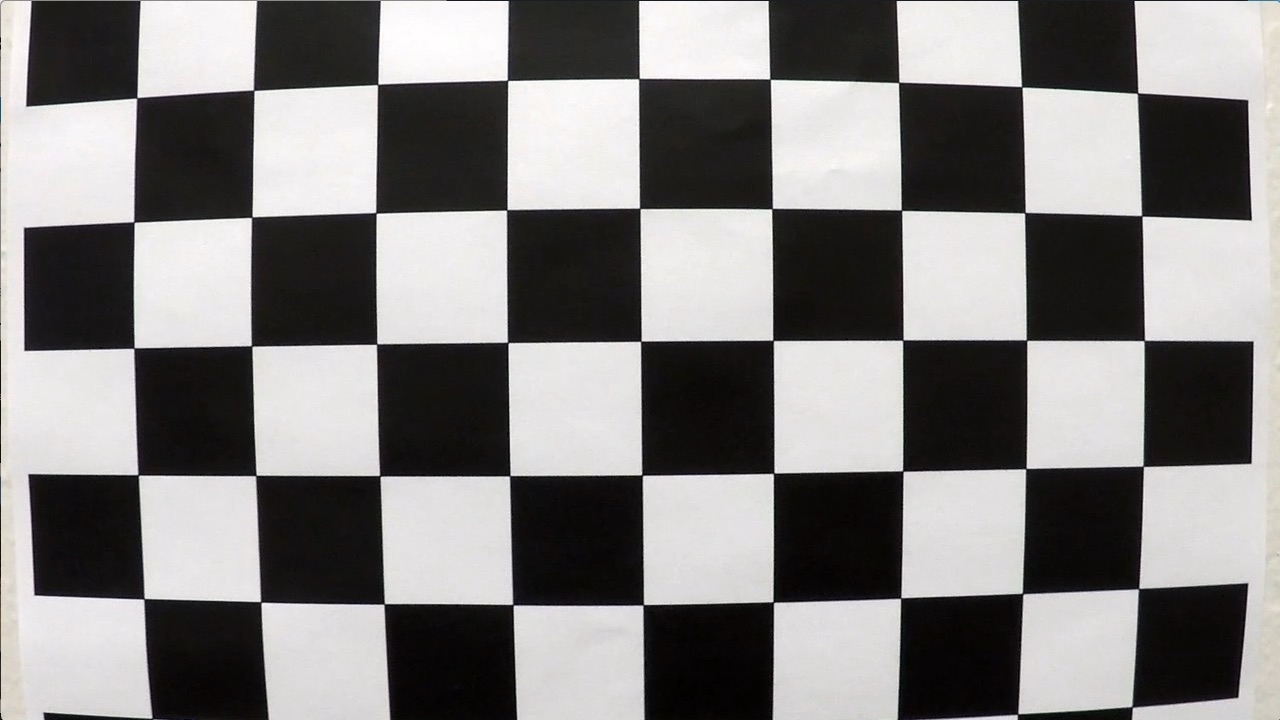
#> input picture camera_cal/calibration1.jpg, 1280 x 720 px; its folder holds 5 pictures in this run; the run also reads 1 picture not shown here
$ jupyter execute --allow-errors P4.ipynb   (shell and % lines are left out)   (Python 2 division)   (older library calls are emulated)
#> lines starting #> are read from the running program, lines starting #| are printed output that depends on the picture; after the words box and inside, x2 and y2 are one past the last pixel; in counts of white or black regions, pixels touching at a corner belong together
## Advanced Lane Finding Project

The goals / steps of this project are the following:

* Compute the camera calibration matrix and distortion coefficients given a set of chessboard images.
* Apply a distortion correction to raw images.
* Use color transforms, gradients, etc., to create a thresholded binary image.
* Apply a perspective transform to rectify binary image ("birds-eye view").
* Detect lane pixels and fit to find the lane boundary.
* Determine the curvature of the lane and vehicle position with respect to center.
* Warp the detected lane boundaries back onto the original image.
* Output visual display of the lane boundaries and numerical estimation of lane curvature and vehicle position.

[cell 1]
import numpy as np
import cv2
import glob
import matplotlib.pyplot as plt
import pickle
import matplotlib.image as mpimg
from moviepy.editor import VideoFileClip

## Calibration

Do camera calibration given object points and image points. Calculate warp and unwarp matrix.

[cell 2]
# prepare object points
nx = 9  # the number of inside corners in x
ny = 6  # the number of inside corners in y

obj_p = np.zeros((nx*ny, 3), np.float32)
obj_p[:,:2] = np.mgrid[0:nx, 0:ny].T.reshape(-1,2)

# Arrays to store object points and image points from all the images.
obj_points = [] # 3d points in real world space
img_points = [] # 2d points in image plane.

# Make a list of calibration images
images = glob.glob('./camera_cal/calibration*.jpg')

# Step through the list and search for chessboard corners
for idx, fname in enumerate(images):
    img = cv2.imread(fname)
#> img is the input picture: shape (720, 1280, 3); mean B, G, R 127.8, 128.4, 130.1
    gray = cv2.cvtColor(img, cv2.COLOR_BGR2GRAY)
    ret, corners = cv2.findChessboardCorners(gray, (nx, ny), None) #Find the chessboard corners
#> ret = False; corners = None
    # If corners are found, add object points and image points
    if ret == True:
        obj_points.append(obj_p)
        img_points.append(corners)

# Do camera calibration given object points and image points
img = cv2.imread('./camera_cal/calibration1.jpg')
img_size = (img.shape[1], img.shape[0])
ret, mtx, dist, rvecs, tvecs = cv2.calibrateCamera(obj_points, img_points, img_size, None, None)

# Draw and dissplay the corners
for idx, fname in enumerate(images):
    img = cv2.imread(fname)
    gray = cv2.cvtColor(img, cv2.COLOR_BGR2GRAY)
    ret, corners = cv2.findChessboardCorners(gray, (nx, ny), None) #Find the chessboard corners
#> ret = False; corners = None
    if ret == True:
        cv2.drawChessboardCorners(img, (nx, ny), corners, ret) # Draw and display corners
        cv2.imshow('img',img)
        cv2.waitKey(100)
cv2.destroyAllWindows()

#### Undistort Image

[cell 3]
# Visualize original and undistorted image of one frame.
img = cv2.imread('./camera_cal/calibration1.jpg')
undistorted_img = cv2.undistort(img, mtx, dist, None, mtx)
f, (ax1, ax2) = plt.subplots(1, 2, figsize = (25, 10))
f.tight_layout()
ax1.imshow(img)
ax1.set_title('Original Image', fontsize = 30)
ax2.imshow(undistorted_img)
ax2.set_title('Undistorted Image', fontsize = 30)

#### Perspective Transform

[cell 4]
def warp_image(img, M):
    img_size = (img.shape[1], img.shape[0])
    warped_img = cv2.warpPerspective(img, M, img_size, flags=cv2.INTER_LINEAR)
    return warped_img

[cell 5]
# Calculate warp and unwarp matrix
src = np.float32([[570, 470], [220, 720], [1110, 720], [720, 470]])
dst = np.float32([[320, 0], [320, 720], [920, 720], [920, 0]])
M = cv2.getPerspectiveTransform(src, dst)
M_inv = cv2.getPerspectiveTransform(dst, src)
# Save the camera calibration result
calibration_pickle = {}
calibration_pickle["mtx"] = mtx
calibration_pickle["dist"] = dist
calibration_pickle['M'] = M
calibration_pickle['M_inv'] = M_inv
pickle.dump(calibration_pickle, open("calibration_result.p", "wb"))

[cell 6]
# Visualize original and warped image of one example
img = mpimg.imread('./test_images/straight_lines1.jpg')
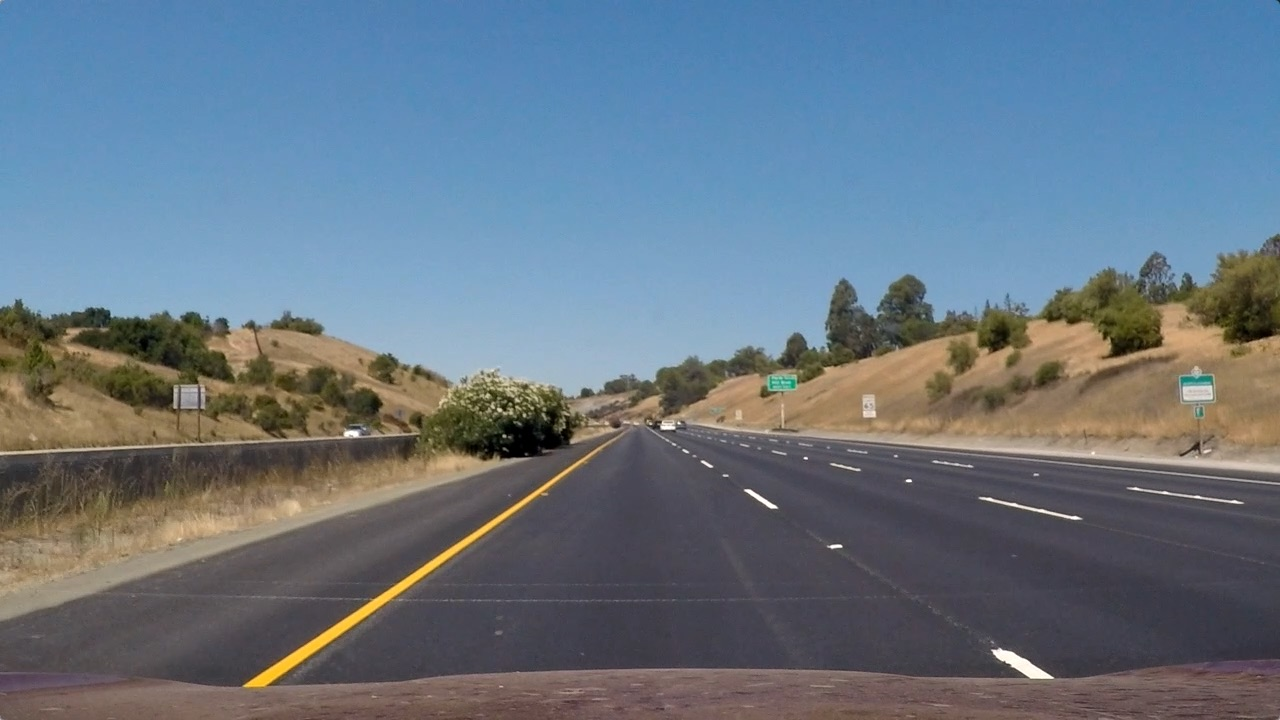
#> input picture test_images/straight_lines1.jpg, 1280 x 720 px
#> img is the input picture: shape (720, 1280, 3); mean R, G, B 103.2, 117.7, 131.2

img = cv2.undistort(img, mtx, dist, None, mtx) #undistort image
warped_img = warp_image(img, M) # perspective transform

f, (ax1, ax2) = plt.subplots(1, 2, figsize = (25, 10))
f.tight_layout()
ax1.imshow(img)
ax1.set_title('Original Image', fontsize = 30)
ax2.imshow(warped_img)
ax2.set_title('Warped Image', fontsize = 30)

## Gradients and Color Threshold

[cell 7]
def abs_sobel_thresh(img, orient='x', sobel_thresh=(0, 255)):
    # Convert to grayscale
    gray = cv2.cvtColor(img, cv2.COLOR_BGR2GRAY)
    if orient == 'x':
        abs_sobel = np.absolute(cv2.Sobel(gray, cv2.CV_64F, 1, 0))
    if orient == 'y':
        abs_sobel = np.absolute(cv2.Sobel(gray, cv2.CV_64F, 0, 1))
    scaled_sobel = np.uint8(255 * abs_sobel / np.max(abs_sobel))
    binary_output = np.zeros_like(scaled_sobel)
    binary_output[(scaled_sobel >= sobel_thresh[0]) & (scaled_sobel <= sobel_thresh[1])] = 1
    return scaled_sobel, binary_output

[cell 8]
def mag_thresh(image, mag_thresh=(0, 255), sobel_kernel=3):
    gray = cv2.cvtColor(image, cv2.COLOR_BGR2GRAY)
    # Take both Sobel x and y gradients
    sobelx = cv2.Sobel(gray, cv2.CV_64F, 1, 0, ksize=sobel_kernel)
    sobely = cv2.Sobel(gray, cv2.CV_64F, 0, 1, ksize=sobel_kernel)
    # Calculate the gradient magnitude
    gradmag = np.sqrt(sobelx ** 2 + sobely ** 2)
    # Rescale to 8 bit
    scale_factor = np.max(gradmag) / 255
    gradmag = (gradmag / scale_factor).astype(np.uint8)
    # Create a binary image of ones where threshold is met, zeros otherwise
    binary_output = np.zeros_like(gradmag)
    binary_output[(gradmag >= mag_thresh[0]) & (gradmag <= mag_thresh[1])] = 1
    return gradmag, binary_output

[cell 9]
def dir_thresh(image, thresh=(0, np.pi/2), sobel_kernel=3):
    # Grayscale
    gray = cv2.cvtColor(image, cv2.COLOR_BGR2GRAY)
    # Calculate the x and y gradients
    sobelx = cv2.Sobel(gray, cv2.CV_64F, 1, 0, ksize=sobel_kernel)
    sobely = cv2.Sobel(gray, cv2.CV_64F, 0, 1, ksize=sobel_kernel)
    # Take the absolute value of the gradient direction,
    # apply a threshold, and create a binary image result
    abs_gradient_dir = np.arctan2(np.absolute(sobely), np.absolute(sobelx))
    # Rescale to 8 bit
    scale_factor = np.max(abs_gradient_dir) / 255
    gradient_dir = (abs_gradient_dir / scale_factor).astype(np.uint8)
    binary_output = np.zeros_like(abs_gradient_dir)
    binary_output[(abs_gradient_dir >= thresh[0]) & (abs_gradient_dir <= thresh[1])] = 1
    return gradient_dir, binary_output

[cell 10]
def gradient_thresh(img,plot_images=True):
    abs_threshold=(10, 100)
    mag_threshold=(10,255)
    dir_threshold=(np.pi/6, np.pi/2)

    gradient_sobelx, binary_sobelx = abs_sobel_thresh(img, 'x', abs_threshold)
    gradient_mag, binary_mag = mag_thresh(img, mag_threshold)
    gradient_dir, binary_dir = dir_thresh(img, dir_threshold)

    gradient_combined = np.zeros_like(binary_dir)
    gradient_combined[(binary_sobelx == 1) & (binary_dir == 1)] = 1

    # plot gradient images
    if plot_images == True:
        f, (ax1, ax2, ax3, ax4, ax5) = plt.subplots(1, 5, figsize=(16, 8))
        f.tight_layout()
        ax1.imshow(cv2.cvtColor(img, cv2.COLOR_BGR2RGB))
        ax1.set_title('Original Image', fontsize=12)
        ax2.imshow(binary_sobelx, cmap='gray')
        ax2.set_title('Sobel X Binary ({},{})'.format(abs_threshold[0], abs_threshold[1]), fontsize=12)
        ax3.imshow(binary_mag, cmap='gray')
        ax3.set_title('Magnitude Binary ({},{})'.format(mag_threshold[0], mag_threshold[1]), fontsize=12)
        ax4.imshow(binary_dir, cmap='gray')
        ax4.set_title('Direction Binary ({:.2},{:.2})'.format(dir_threshold[0], dir_threshold[1]), fontsize=12)
        ax5.imshow(gradient_combined, cmap='gray')
        ax5.set_title('Gradient Combined Image', fontsize=12)
    return gradient_combined

[cell 11]
# The method of color threshold refers to Subodh Malgonde.
# The website is : https://github.com/subodh-malgonde/advanced-lane-finding
def color_thresh(img, plot_images=True):
    r_threshold=(210, 255)
    g_threshold=(190, 255)
    s_threshold=(100, 255)
    l_threshold=(120, 255)

    hls = cv2.cvtColor(img, cv2.COLOR_BGR2HLS)
    r_channel = img[:, :, 2]
    g_channel = img[:, :, 1]
    s_channel = hls[:, :, 2]
    l_channel = hls[:, :, 1]

    # threshold r channel for detecting white lanes  well
    r_binary = np.zeros_like(r_channel)
    r_binary[(r_channel >= r_threshold[0]) & (r_channel <= r_threshold[1])] = 1

    # threshold g channel
    g_binary = np.zeros_like(g_channel)
    g_binary[(g_channel >= g_threshold[0]) & (g_channel <= g_threshold[1])] = 1

    # threshold s channel for detecting bright yellow and white lanes
    s_binary = np.zeros_like(s_channel)
    s_binary[(s_channel >= s_threshold[0]) & (s_channel <= s_threshold[1])] = 1

    # threshold l channel for avoiding shadowy part of the road
    l_binary = np.zeros_like(l_channel)
    l_binary[(l_channel >= l_threshold[0]) & (l_channel <= l_threshold[1])] = 1

    # combine R & G channels of RGB to detect white lines well
    # combine L & S channels of HLS to detect bright yellow and white lines and to avoid shadows
    rg_combined = np.zeros_like(r_channel)
    rg_combined[((r_binary == 1) & (g_binary == 1))] = 1

    sl_combined = np.zeros_like(s_channel)
    sl_combined[((s_binary == 1) & (l_binary == 1))] = 1

    color_combined = np.zeros_like(rg_combined)
    color_combined[(rg_combined == 1) | (sl_combined == 1)] = 1

    # plot color images
    if plot_images == True:
        f, ((ax1, ax2, ax3, ax4, ax5), (ax6, ax7, ax8, ax9, ax10)) = plt.subplots(2, 5, figsize=(16, 8))
        f.tight_layout()
        ax1.imshow(cv2.cvtColor(img, cv2.COLOR_BGR2RGB))
        ax1.set_title('RGB', fontsize=12)
        ax2.imshow(r_binary, cmap='gray')
        ax2.set_title('R Binary', fontsize=12)
        ax3.imshow(g_binary, cmap='gray')
        ax3.set_title('G Binary', fontsize=12)
        ax4.imshow(rg_combined, cmap='gray')
        ax4.set_title('R & G Binary', fontsize=12)
        ax5.axis('off')

        ax6.imshow(hls)
        ax6.set_title('HLS', fontsize=12)
        ax7.imshow(l_binary, cmap='gray')
        ax7.set_title('L Binary', fontsize=12)
        ax8.imshow(s_binary, cmap='gray')
        ax8.set_title('S Binary', fontsize=12)
        ax9.imshow(sl_combined, cmap='gray')
        ax9.set_title('S & L Binary', fontsize=12)
        ax10.imshow(color_combined, cmap='gray')
        ax10.set_title('Color Combined', fontsize=12)

    return color_combined

[cell 12]
def threshold_pipeline(img, plot_images=False):
    gradient_combined = gradient_thresh(img, plot_images)

    color_combined = color_thresh(img, plot_images)

    combined_bianry = np.zeros_like(gradient_combined)
    combined_bianry[(gradient_combined == 1) | (color_combined == 1)] = 1

    return combined_bianry

#### Visualize the image using color transforms and gradients threshold

[cell 13]
# Load calibration and warp matrix
calibration_result = pickle.load(open('calibration_result.p', 'rb'))
mtx = calibration_result['mtx']
dist = calibration_result['dist']
M = calibration_result['M']
M_inv = calibration_result['M_inv']

[cell 14]
# show images using combined gradients threshold
# Read and undistort image
img = cv2.imread('./test_images/test5.jpg')
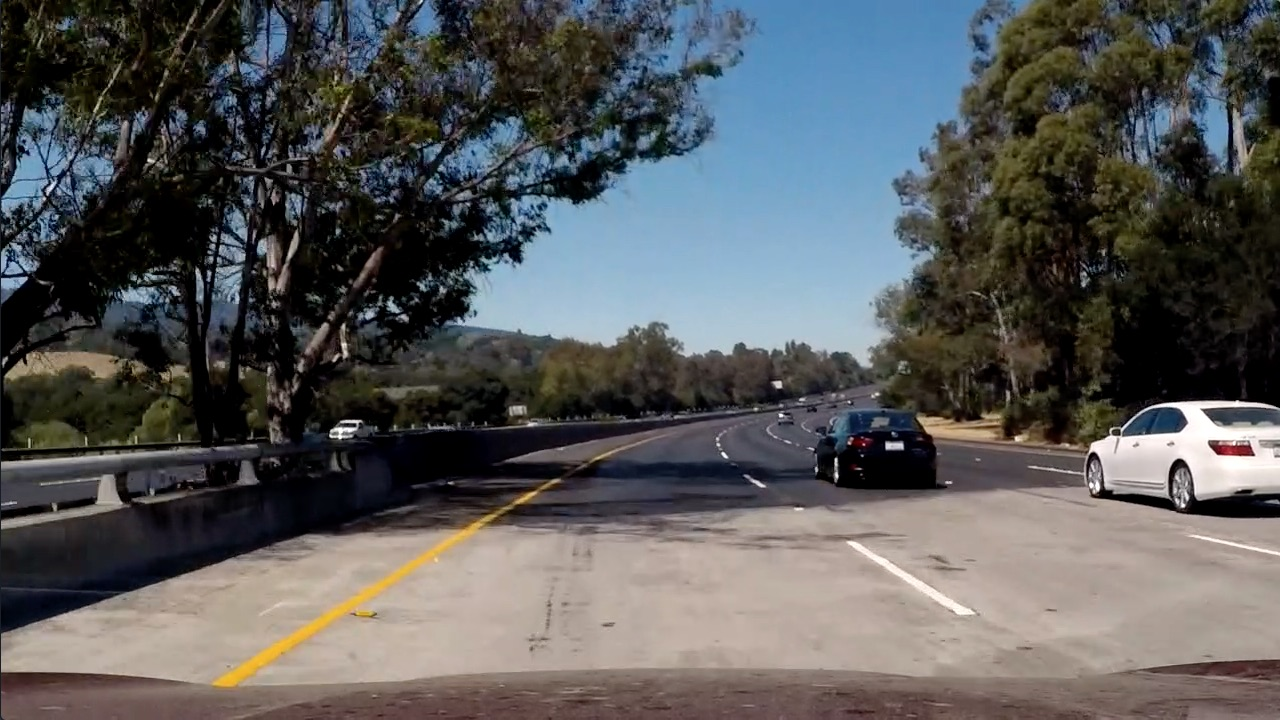
#> input picture test_images/test5.jpg, 1280 x 720 px
#> img is the input picture: shape (720, 1280, 3); mean B, G, R 89.8, 89.3, 88.5
img = cv2.undistort(img, mtx, dist, None, mtx)
gradient_combined = gradient_thresh(img,plot_images=True)
#> in gradient_thresh, `gradient_sobelx, binary_sobelx = abs_sobel_thresh(img, 'x', abs_thresh..`:
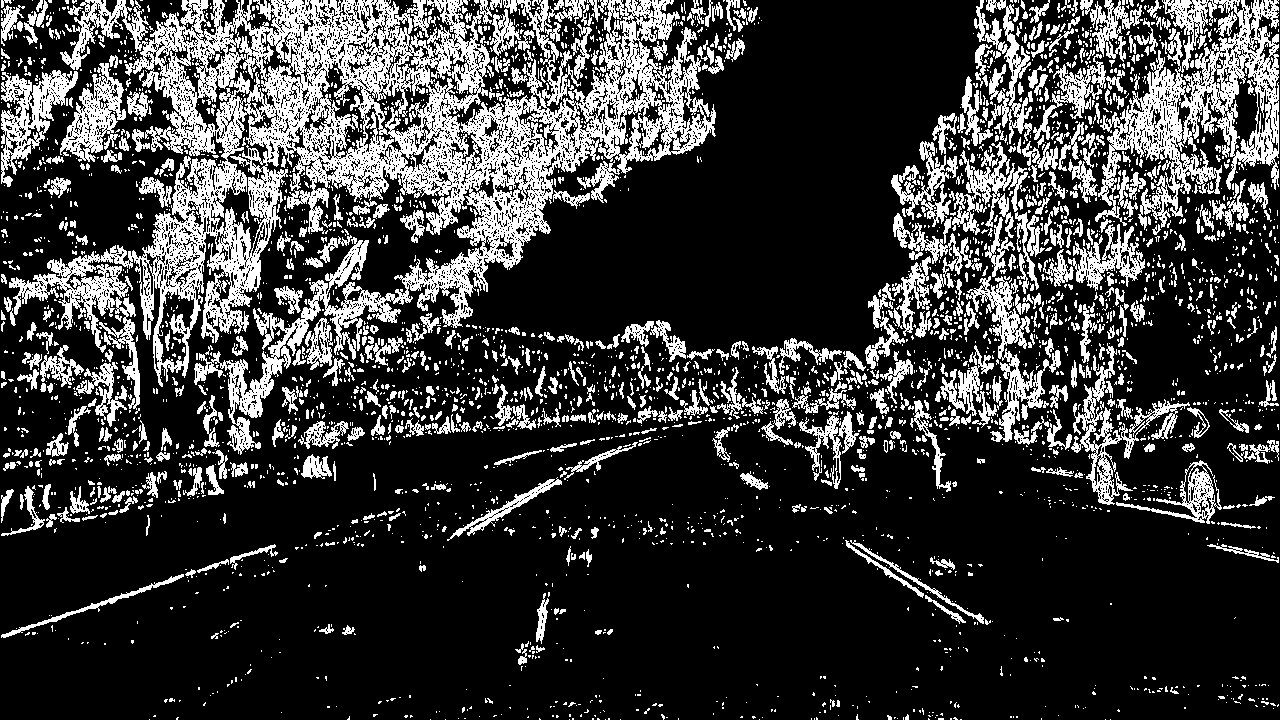
#> binary_sobelx: shape (720, 1280); values 0 (black) and 1 (white), 23% white; 3743 white regions (3039 under 20 px), largest, box (x1, y1, x2, y2) and area: (9, 0, 716, 455) 88939, (1095, 0, 1279, 230) 15615, (966, 276, 1061, 442) 3434
#> gradient_combined: shape (720, 1280) float64; values 0 (black) and 1 (white), 11.8% white in thin lines or dots

[cell 15]
# Show images using color transforms
color_combined = color_thresh(img, plot_images=True)
#> color_combined: shape (720, 1280); values 0 (black) and 1 (white), 9.5% white; 128 white regions (105 under 20 px), largest, box (x1, y1, x2, y2) and area: (530, 0, 976, 300) 70882, (1099, 404, 1280, 502) 8119, (146, 526, 475, 720) 5495
plt.subplots_adjust(left=0., right=1.0, top=0.6, bottom=0.05)
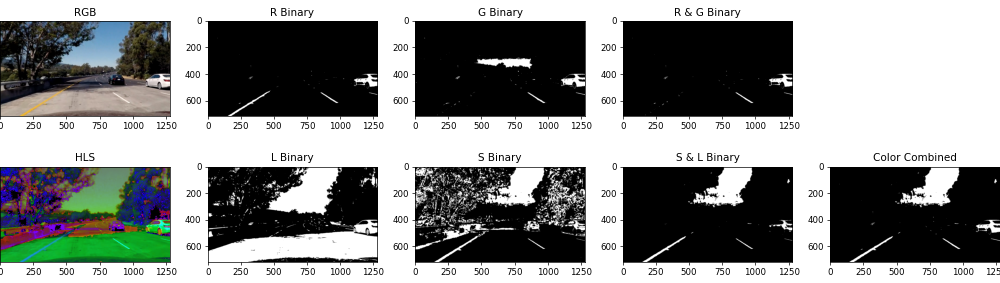
#> figure drawn by matplotlib, 9 panels

[cell 16]
# Show overall combined image using gradients threshold and color transforms
threshold_bianry = np.zeros_like(gradient_combined)

threshold_bianry[(gradient_combined == 1) |  (color_combined == 1)] = 1

f, (ax1, ax2, ax3) = plt.subplots(1, 3, figsize=(16, 8))
f.tight_layout()
ax1.imshow(gradient_combined, cmap='gray')
ax1.set_title('Gradient Combined', fontsize=12)
ax2.imshow(color_combined, cmap='gray')
ax2.set_title('Color Combined', fontsize=12)
ax3.imshow(threshold_bianry, cmap='gray')
ax3.set_title('Overall Combined', fontsize=12)
#> (the rest of the program and of its run is left out)
